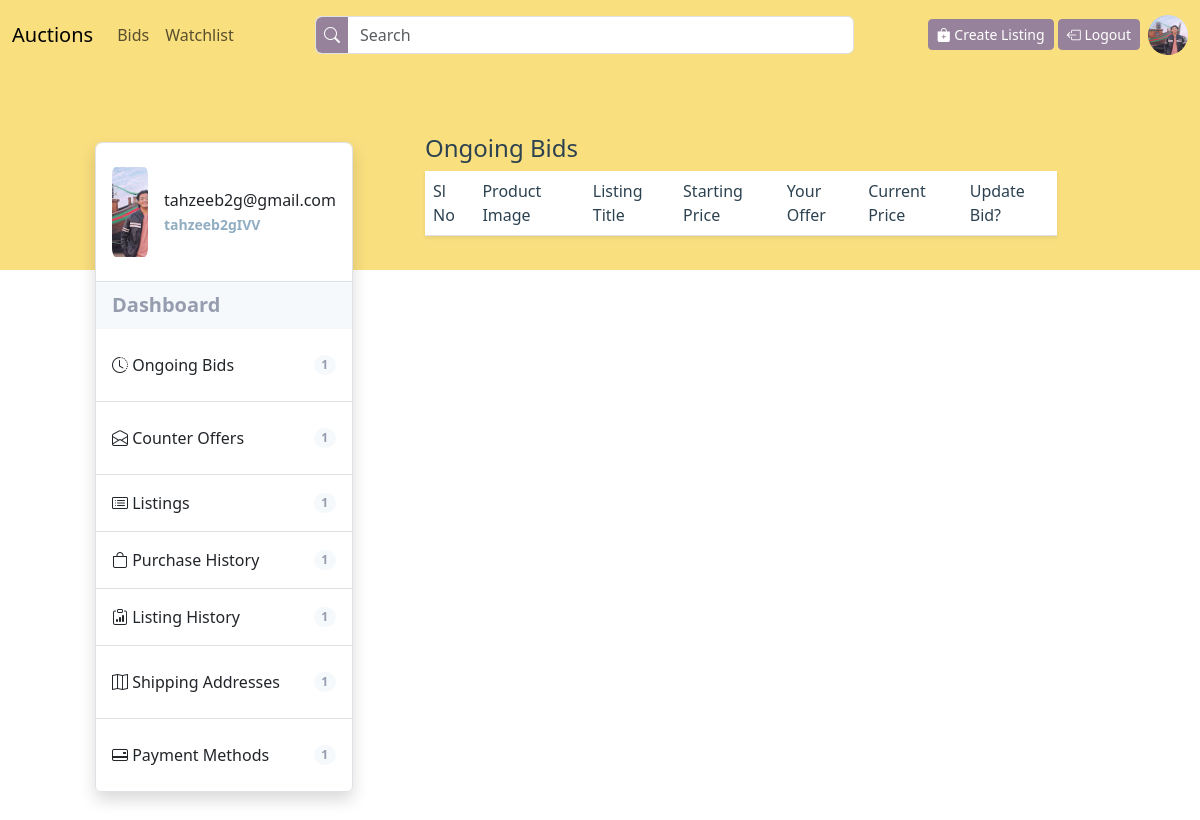
Screenshot of /ongoing-bids (signed in) with the database file from the repository.
### users/models.py (models this page shows, shortened)
class User(AbstractUser):
    email = models.EmailField(unique=True)
    watchlist = models.ManyToManyField(
        'auctions.Listing', null=True, blank=True)
    is_oauth_registered = models.BooleanField(default=False)
    display_picture = models.ImageField(
        upload_to='display-pictures/', max_length=250, default='display-pictures/default-dp.png')
    email_verification_token = models.CharField(
        max_length=200, null=True, blank=True)
    forget_password_token = models.CharField(
        max_length=200, null=True, blank=True)
    previous_email = models.EmailField(null=True, default=None)

### auctions/views.py (the view)
# urls.py: path("ongoing-bids", views.ongoing_bids, name="ongoing-bids"),
@login_required(login_url=settings.LOGIN_URL)
def ongoing_bids(request):
    bids = Bid.objects.filter(buyer=request.user)
    ongoing_bids = bids.filter(
        listing__active=True, listing__buying_format=Listing.BuyingFormat.AUCTION)
    return render(request, "auctions/ongoing-bids.html", {
        "ongoing_bids": ongoing_bids,
    })

### auctions/templates/auctions/ongoing-bids.html (shortened to what this page needs)
{% extends "users/profile-layout.html" %}
{% block child%}
<h4 class="header-4 user-pages-header">Ongoing Bids</h4>
<table class="table table-hover shadow-sm" id="ongoing-offers-table">
    <thead class="align-top table-header">
        <tr>
            <th scope="col">Sl No</th>
            <th scope="col">Product Image</th>
            <th scope="col">Listing Title</th>
            <th scope="col">Starting Price</th>
            <th scope="col">Your Offer</th>
            <th scope="col">Current Price</th>
            <th scope="col">Update Bid?</th>
        </tr>
    </thead>
</table>
{% endblock child %}

### users/templates/users/profile-layout.html (shortened to what this page needs)
{% extends "auctions/layout.html" %}
{% block body %}
<div class="container-fluid p-5 overlap-container">
    <div class="row align-items-start justify-content-center">
        <div class="col-xl-3 col-12 mt-xl-4 mt-4">
            <ul class="list-group list-group-flush border rounded shadow">
                <li class="list-group-item d-flex justify-content-start align-items-center py-4 border-none">
                    <img src="{{user.display_picture.url}}" class="thumbnail-image">
                    <div class="ms-3 fw-medium">
                        {{request.user.email}}
                        <br>
                        <small class="fw-bold highlighted-text">{{request.user.username}}</small>
                    </div>
                </li>
                <li class="list-group-item list-bg d-flex justify-content-between align-items-center fw-bold lead">
                    Dashboard
                </li>
                <li class="list-group-item list">
                    <a class="d-flex justify-content-between align-items-center lead py-3 fs-6"
                        href="{% url 'ongoing-bids' %}">
                        <span><i class="bi bi-clock-history"></i> Ongoing Bids</span>
                        <span class="badge badge-bd rounded-pill">1</span>
                    </a>
                </li>
                <li class="list-group-item list">
                    <a class="d-flex justify-content-between align-items-center lead py-3 fs-6"
                        href="{% url 'counter-offers' %}">
                        <span><i class="bi bi-envelope-open"></i> Counter Offers</span>
                        <span class="badge badge-bd rounded-pill">1</span>
                    </a>
                </li>
                <li class="list-group-item list d-flex justify-content-between align-items-center lead py-3 fs-6">
                    <span><i class="bi bi-card-list"></i> Listings </span>
                    <span class="badge badge-bd rounded-pill">1</span>
                </li>
                <li class="list-group-item list d-flex justify-content-between align-items-center lead py-3 fs-6">
                    <span><i class="bi bi-bag"></i> Purchase History</span>
                    <span class="badge badge-bd rounded-pill">1</span>
                </li>
                <li class="list-group-item list d-flex justify-content-between align-items-center lead py-3 fs-6">
                    <span><i class="bi bi-clipboard-data"></i> Listing History</span>
                    <span class="badge badge-bd rounded-pill">1</span>
                </li>
                <li class="list-group-item list">
                    <a class="d-flex justify-content-between align-items-center lead py-3 fs-6"
                        href="{% url 'view-shipping-address' %}">
                        <span><i class="bi bi-map"></i> Shipping Addresses</span>
                        <span class="badge badge-bd rounded-pill">1</span>
                    </a>
                </li>
                <li class="list-group-item list">
                    <a class="d-flex justify-content-between align-items-center lead py-3 fs-6"
                        href="{% url 'view-payment-methods' %}">
                        <span><i class="bi bi-credit-card-2-back"></i> Payment Methods</span>
                        <span class="badge badge-bd rounded-pill">1</span>
                    </a>
                </li>
            </ul>
        </div>
        <div class="col-xl-8 col-12 mt-xl-0 mt-5">
            <div class="px-xl-5 px-0 py-3" id="user-profile-content-container">
                {% block child %}
                {% endblock child%}
            </div>
        </div>
    </div>
</div>
{% endblock %}

### auctions/templates/auctions/layout.html (shortened to what this page needs)
{% load static %}
<!DOCTYPE html>
<html lang="en">
<head>
    <link href="https://cdn.jsdelivr.net/npm/bootstrap@5.3.2/dist/css/bootstrap.min.css" rel="stylesheet"
>
    <link href="{% static 'commerce/styles.css' %}" rel="stylesheet">
    <link rel="stylesheet" href="https://cdn.jsdelivr.net/npm/sweetalert2@11.0.19/dist/sweetalert2.min.css">
    <link rel="stylesheet" href="https://cdn.jsdelivr.net/npm/bootstrap-icons@1.11.2/font/bootstrap-icons.min.css">
</head>
<body>
    <nav class="navbar navbar-expand-lg sticky-top bg-background-tertiary" style="background-color: var(--nav);">
        <div class="container-fluid">
            <a class="navbar-brand" href="{% url 'index' %}">Auctions</a>
            <div class="collapse navbar-collapse" id="navbarSupportedContent">
                <ul class="navbar-nav me-auto mb-2 mb-lg-0">
                    {% if user.is_authenticated %}
                    <li class="nav-item">
                        <a class="nav-link" href="{% url 'user_bids' %}">Bids</a>
                    </li>
                    <li class="nav-item">
                        <a class="nav-link" href="{% url 'watchlist' %}">Watchlist</a>
                    </li>
                    {% endif %}
                </ul>
                <form class="d-flex w-50 me-auto my-2 form-control p-0" role="search" action="{% url 'search' %}"
                    menthod="POST">
                    <button type="submit" style="background-color: var(--custom-secondary); border-width: 0px;"
                        class="text-white rounded-start px-2"><i class="bi bi-search"></i>
                    </button>
                    <input class="form-control w-100 ms-0" type="search" placeholder="Search" aria-label="Search"
                        style="border-width: 0px;">
                </form>
                <div class="float-lg-end float-start">
                    <a class="btn btn-secondary btn-sm mt-1" href="{% url 'create-listing' %}"><i
                            class="bi bi-bag-plus-fill"></i>
                        Create Listing</a>
                    {% if user.is_authenticated %}
                    <a class="btn btn-secondary btn-sm mt-1" href="{% url 'logout' %}"><i
                            class="bi bi-box-arrow-left"></i>
                        Logout</a>
                    {% else %}
                    <a class="btn btn-secondary btn-sm mt-1" href="{% url 'login' %}"><i
                            class="bi bi-box-arrow-in-right"></i> Login</a>
                    <a class="btn btn-secondary btn-sm mt-1" href="{% url 'register' %}"><i
                            class="bi bi-person-plus-fill"></i> Register</a>
                    {% endif %}
                    {% if user.is_authenticated %}
                    <a class="ms-2 ali float-end" href="{% url 'profile' %}">
                        <div style="width: 40px; height: 40px; overflow: hidden; border-radius: 50%;">
                            <img src="{{user.display_picture.url}}"
                                style="height:100%; width: 100%; object-fit: cover;">
                        </div>
                    </a>
                </div>
                {% endif %}
            </div>
        </div>
    </nav>
    {% block body %}
    {% endblock %}
</body>
</html>

### commerce/static/commerce/styles.css (style rules this page uses)
:root { --custom-bg: #FADF7F; --nav: #FADF7F; --custom-danger: #D89A9E; --custom-success: #06908F; --custom-dark: #2C4251; --custom-primary: #91ADC2; --custom-secondary: #97829B; }
ul li a { color: inherit; text-decoration: none; }
.overlap-container { margin-top: -200px; }
.user-pages-header { color: var(--custom-dark); }
th { font-weight: inherit; }
.table-header { font-weight: 300; }
.table>:not(caption)>*>* { color: inherit; }
.thumbnail-image { width: 90px; height: 90px; overflow: hidden; object-fit: cover; border-radius: 10%; }
.badge-bd { background-color: #F6F9FC; border-color: #F6F9FC; color: #959DAE; }
.list-bg { background-color: #F6F9FC; border-color: #F6F9FC; color: #959DAE; }
.highlighted-text { color: #90ADC2; }
.btn-secondary { background-color: var(--custom-secondary); border-color: var(--custom-secondary); }
html, body { height: 100%; margin: 0; color: var(--custom-dark) }

### rows the page displays
User: display_picture (picture), user.email "tahzeeb2g@gmail.com", user.username "tahzeeb2gIVV"
